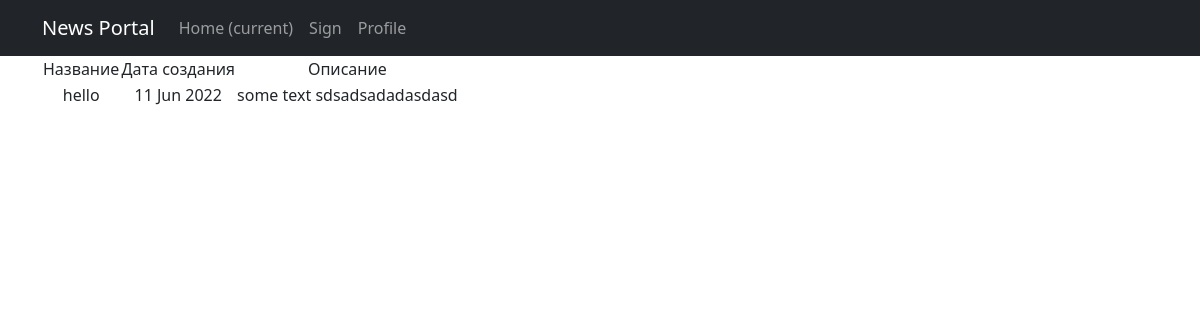
/news/5, run on the app's committed database.
### newapp/models.py (models this page shows, shortened)
class Post(models.Model):
    author = models.ForeignKey(Author, on_delete=models.CASCADE)
    NEWS = 'NW'
    ARTICLE = 'AR'
    CATEGORY_CHOICES = (
        (NEWS, "новость"),
        (ARTICLE, "статья")
    )
    categoryType = models.CharField(max_length=2, choices=CATEGORY_CHOICES, default=ARTICLE)
    dateCreation = models.DateTimeField(auto_now_add=True)
    postCategory = models.ManyToManyField(Category, through='PostCategory')
    title = models.CharField(max_length=128)
    text = models.TextField()
    rating = models.SmallIntegerField(default=0)

### newapp/views.py (the view)
# urls.py: path('<int:pk>', PostDetail.as_view(),name='post_detail'),
class PostDetail(DetailView):
    model = Post
    template_name = 'New.html'
    context_object_name = 'New'

### newapp/templatetags/custom_filters.py (called while the page is built)
@register.filter()
def censor(text):
    Cens_word = ["Редиска"]
    low = text.lower()
    for i in Cens_word:
        if i.find(low):
            low = text.replace(i[1:], "*" * (len(i) -1))
    return f'{low}'

### templates/New.html (shortened to what this page needs)
{% extends 'flatpages/default.html' %}
{% load custom_filters %}
{% load custom_tags %}
{% block content %}
    <table>
            <tr>
                <td>Название</td>
                 <td>Дата создания</td>
            <td>Описание</td>
        </tr>
    <tr>
        <td>{{ New.title|truncatechars:20|censor }}</td>
        <td>{{ New.dateCreation|date:'d M Y' }}</td>
        <td>{{ New.text }}</td>
    </tr>
</table>
{% endblock content %}

### data on the page
Post: title|censor "hello", dateCreation "11 Jun 2022", text "some text sdsadsadadasdasd"
